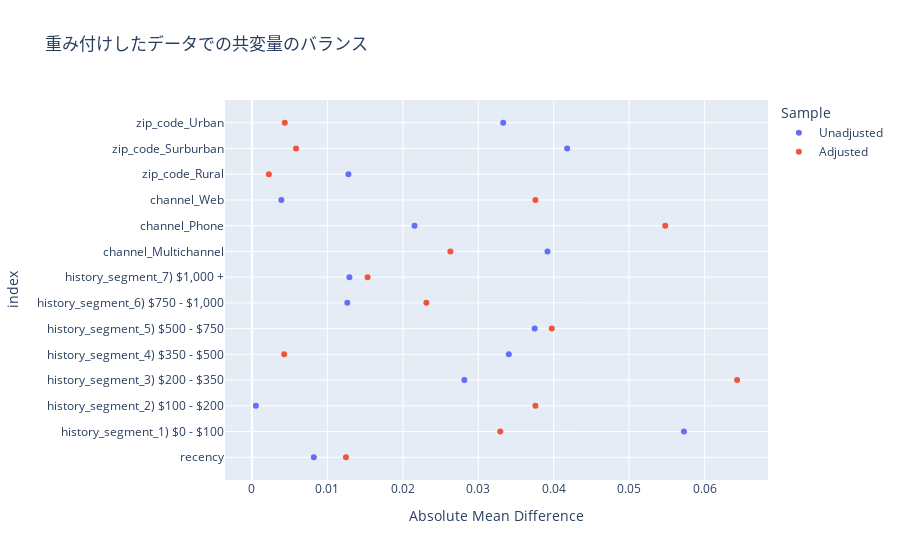

The code cell stored with this chart in its notebook:
### Code cell
balance_df = pd.concat([
    pd.DataFrame({'Absolute Mean Difference': unadjusted_amd, 'Sample': 'Unadjusted'}),
    pd.DataFrame({'Absolute Mean Difference': after_weighted_amd, 'Sample': 'Adjusted'})
])
fig = px.scatter(balance_df, x='Absolute Mean Difference', y=balance_df.index, color='Sample',
                title='重み付けしたデータでの共変量のバランス')
fig.show()

### Figure 1 — Plotly figure (JSON) as saved in the notebook; plotly's stock layout.template omitted (floating-point values rounded to 4 significant figures)
{"data": [{"hovertemplate": "Sample=Unadjusted<br>Absolute Mean Difference=%{x}<br>index=%{y}<extra></extra>", "legendgroup": "Unadjusted", "marker": {"color": "#636efa", "symbol": "circle"}, "mode": "markers", "name": "Unadjusted", "orientation": "h", "showlegend": true, "type": "scatter", "x": [0.008205, 0.05727, 0.0005257, 0.02816, 0.03405, 0.03748, 0.01264, 0.01292, 0.03918, 0.02156, 0.003892, 0.01279, 0.04179, 0.0333], "xaxis": "x", "y": ["recency", "history_segment_1) $0 - $100", "history_segment_2) $100 - $200", "history_segment_3) $200 - $350", "history_segment_4) $350 - $500", "history_segment_5) $500 - $750", "history_segment_6) $750 - $1,000", "history_segment_7) $1,000 +", "channel_Multichannel", "channel_Phone", "channel_Web", "zip_code_Rural", "zip_code_Surburban", "zip_code_Urban"], "yaxis": "y"}, {"hovertemplate": "Sample=Adjusted<br>Absolute Mean Difference=%{x}<br>index=%{y}<extra></extra>", "legendgroup": "Adjusted", "marker": {"color": "#EF553B", "symbol": "circle"}, "mode": "markers", "name": "Adjusted", "orientation": "h", "showlegend": true, "type": "scatter", "x": [0.01246, 0.03292, 0.03758, 0.06431, 0.004276, 0.03975, 0.02312, 0.01533, 0.02631, 0.05479, 0.03758, 0.002246, 0.005848, 0.004357], "xaxis": "x", "y": ["recency", "history_segment_1) $0 - $100", "history_segment_2) $100 - $200", "history_segment_3) $200 - $350", "history_segment_4) $350 - $500", "history_segment_5) $500 - $750", "history_segment_6) $750 - $1,000", "history_segment_7) $1,000 +", "channel_Multichannel", "channel_Phone", "channel_Web", "zip_code_Rural", "zip_code_Surburban", "zip_code_Urban"], "yaxis": "y"}], "layout": {"legend": {"title": {"text": "Sample"}, "tracegroupgap": 0}, "title": {"text": "重み付けしたデータでの共変量のバランス"}, "xaxis": {"anchor": "y", "domain": [0, 1], "title": {"text": "Absolute Mean Difference"}}, "yaxis": {"anchor": "x", "domain": [0, 1], "title": {"text": "index"}}}}
